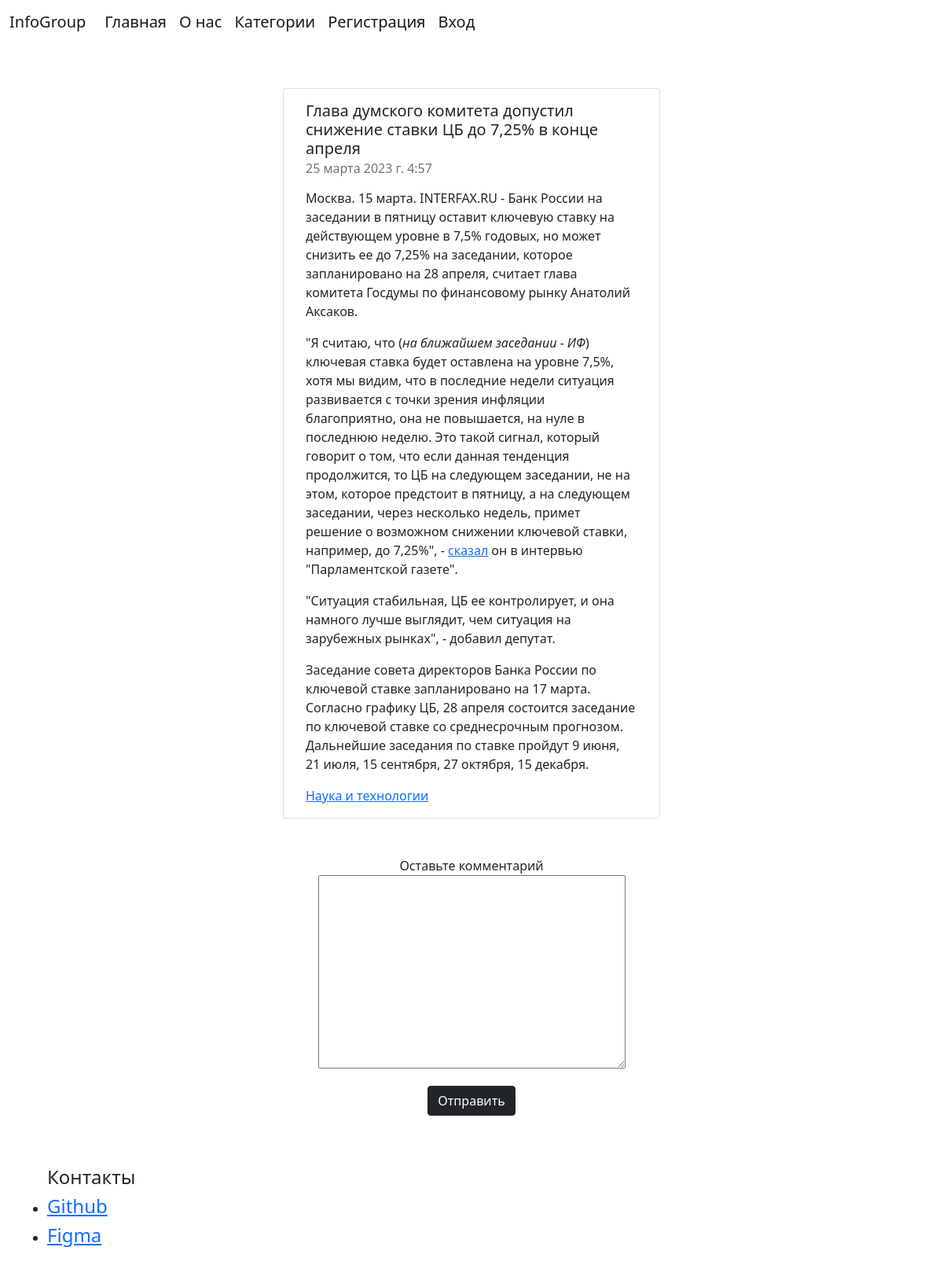
The app's page /post/?&postid=37 with its own data.
### _NewsSite/models.py (models this page shows, shortened)
class Posts(models.Model):
    UserID = models.ForeignKey(MyUsers, on_delete=models.DO_NOTHING, null=False, default=0)
    CategoryID = models.ForeignKey(PostCategory, on_delete=models.DO_NOTHING, null=False, default=0)
    Title = models.CharField(max_length=255)
    Text = models.CharField(max_length = 10000 )
    Datee = models.DateTimeField(auto_now_add=True, null=True)
    class Meta:
        verbose_name = 'Посты'
        ordering = [ 'Datee' ]

class PostCategory(models.Model):
    category = models.CharField(max_length=255)
    class Meta:
        verbose_name = 'Категории'
        ordering = [ 'category' ]

### _NewsSite/views.py (the view, shortened to what this page needs)
# urls.py: path('post/', views.post, name='post'),
def post(request): # 127.0.0.1:8000/post/
    if request.method == 'GET':
        try:
            id = int(request.GET['postid'])
            post = Posts.objects.get(id=id)
            return render(request, 'post_by_id.html', { 'post' : post, 'comentform': commentform })
        except Exception as ex:
            print(f'ошибка {ex.args[0]}')

### templates/post_by_id.html (shortened to what this page needs)
{% load static %}
{% load sass_tags %}
<!DOCTYPE html>
<html lang="en">
<head>
    <link rel="stylesheet" href="{% static '/css/comments.css' %}">
    {% include 'header.html' %}
</head>
<body>
    <div class="container">
        <div class="row justify-content-md-center p-5">
            <div class="card" style="width: 30rem;">
                <div class="card-body">
                <h5 class="card-title">{{post.Title}}</h5>
                <h6 class="card-subtitle mb-2 text-muted">{{post.Datee}}</h6>
                <p class="card-text">{{post.Text |safe}}</p>
                <a href="category/?&cid={{post.CategoryID.id}}" class="card-link">{{post.CategoryID.category}}</a>
                </div>
            </div>
        </div>
        <div class="form-group">
            <form id="send_data" action="/post/?&postid={{post.id}}/" method="post">
                <div align="center" class = 'form-group'>
                    <label>Оставьте комментарий</label>
                    {{ comentform.as_p }}
                    <button type="submit" class="btn btn-dark" >Отправить</button>
                </div>
            </form>
        </div>
    </div>
    {% include 'buttom.html' %}
</body>
</html>

### records on screen
Posts: Title "Глава думского комитета допустил снижение ставки ЦБ до 7,25% в конце апреля", Datee "25 марта 2023 г. 4:57", Text "Москва. 15 марта. INTERFAX.RU - Банк России на заседании в пятницу оставит ключевую ставку на действующем уровне в 7,5% годовых, но может снизить ее до 7,25% на заседании, которое запланировано на 28 апреля, считает глава комитета Госдумы по финансовому рынку Анатолий Аксаков. \"Я считаю, что ( на ближайшем заседании - ИФ ) ключевая ставка будет оставлена на уровне 7,5%, хотя мы видим, что в последние недели ситуация развивается с точки зрения инфляции благоприятно, она не повышается, на нуле в последнюю неделю. Это такой сигнал, который говорит о том, что если данная тенденция продолжится, то ЦБ на следующем заседании, не на этом, которое предстоит в пятницу, а на следующем заседании, через…", CategoryID.category "Наука и технологии"
